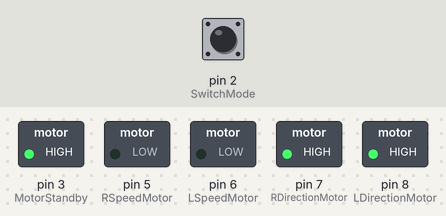
Bench run of a sketch on a simulated Arduino Uno, built with avr-gcc and run on an emulated ATmega328P. On the bench: switched loads named in the sketch (green lamp = pin HIGH). The test bench sets the inputs (shaded band); at power-on: pin 2 (SwitchMode) LOW.

Above: at 0.05 s.
At 3.0 s:
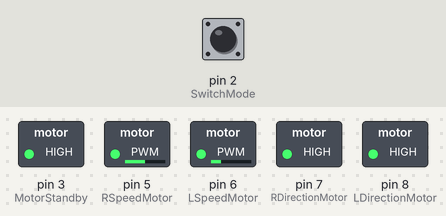
At 6.0 s:
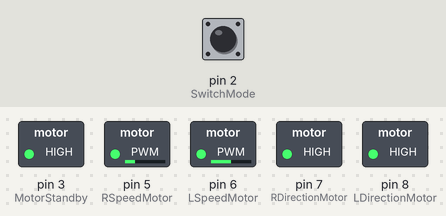
At 13.55 s:
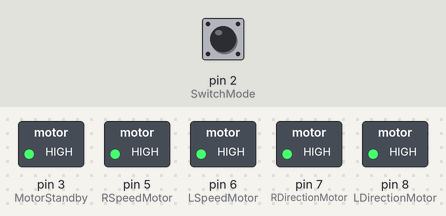
Timing chart, 0 to 15.6 s (numbered marks = the images above):
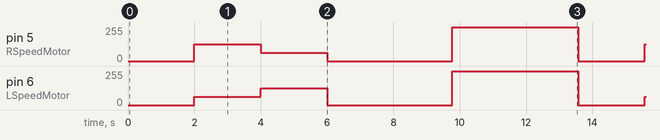

The sketch:

sketch_jul28a.ino
```cpp
/*
 * Nok Yin Lim - 28/7/2025
 * Simple rover movement tutorial sketch.
 */

// Pin number definitions:
#define camera1 0
#define camera2 1
#define SwitchMode 2 // Mode switch Input
#define MotorStandby 3 // Place H-Bridge in standby if LOW, run if HIGH
#define RSpeedMotor 5
#define LSpeedMotor 6 // Speed of the respective motors
#define RDirectionMotor 7
#define LDirectionMotor 8 // Control direction of motor. HIGH: forward; LOW: backward
#define USDetectorDirection 10
#define USDetector 13
#define USPulse 14
#define RLineSensor 0xa0
#define MLineSensor 0xa1
#define LLineSensor 0xa2

void turn(int turnTime, int turnSpeed = 255, bool clockwise = true) {
  // Turn the rover a certain number of degrees
  // clockwise = true for clockwise, false for anticlockwise

  // In order to turn the rover, the directions of the motors must be opposite of the other motor

  if (clockwise) {
    digitalWrite(RDirectionMotor, HIGH);
    digitalWrite(LDirectionMotor, LOW);
  } else {
    digitalWrite(RDirectionMotor, LOW);
    digitalWrite(LDirectionMotor, HIGH);
  }

  // Set speed to a predefined value
  analogWrite(RSpeedMotor, turnSpeed); // Full speed
  analogWrite(LSpeedMotor, turnSpeed); // Full speed

  delay(turnTime * 1000); // Wait for the turn duration

  // Stop the motors after turning
  analogWrite(RSpeedMotor, 0);
  analogWrite(LSpeedMotor, 0);
}

void forward(
  float timePeriod, // Time is in seconds
  int movementSpeed = 255,
  float leftMotor = 1, // 1 for on, 0 for off. Values in between will be multiplied by the speed
  float rightMotor = 1,
  bool reverse = false,
  bool stopAfterMovement = true
) {
  // Moves the rover forward for the specified length of time.

  // If reverse is true, it will move backward instead.
  if (reverse) {
    digitalWrite(RDirectionMotor, LOW);
    digitalWrite(LDirectionMotor, LOW);
  } else {
    digitalWrite(RDirectionMotor, HIGH);
    digitalWrite(LDirectionMotor, HIGH);
  }

  // Set the speed of the motors
  analogWrite(RSpeedMotor, movementSpeed * rightMotor);
  analogWrite(LSpeedMotor, movementSpeed * leftMotor);

  delay(timePeriod * 1000);

  if (stopAfterMovement) {
    analogWrite(RSpeedMotor, 0);
    analogWrite(LSpeedMotor, 0);
  }

}

bool accelerate(int accelerationTime, bool decelerate = false, int startSpeed = 0, int endSpeed = 255) {
  // Accelerates the rover to full speed in a given time period

  int speedIncrement = 1; // Speed increment for acceleration

  // If decelerate is true, it will decelerate instead of accelerating
  if (decelerate) {
    speedIncrement = -1; // Speed increment for deceleration
  }

  int currentSpeed = startSpeed; // Current speed of the left motor

  analogWrite(LSpeedMotor, currentSpeed);
  analogWrite(RSpeedMotor, currentSpeed);

  int steps = (endSpeed - startSpeed) / speedIncrement; // Number of steps to reach full speed

  if (steps <= 0) {
    // The acceleration or deceleration is not valid since the end speed is not greater than the start speed
    Serial.println("Invalid acceleration params. Please check the start and end speeds. \nStart speed: " + String(startSpeed) + ", End speed: " + String(endSpeed));
    return false;
  }

  int stepTime = accelerationTime * 1000 / steps; // Time for each step

  for (int i = 0; i < steps; i++) {
    currentSpeed += speedIncrement; // Increment the speed

    // Ensure the speed does not exceed the limits
    if (currentSpeed < 0) {
      currentSpeed = 0; // Minimum speed is 0
    } else if (currentSpeed > 255) {
      currentSpeed = 255; // Maximum speed is 255
    }
    analogWrite(LSpeedMotor, currentSpeed);
    analogWrite(RSpeedMotor, currentSpeed);

    delay(stepTime); // Wait for the step time
  }
  return true;
}

void stop() {
  analogWrite(LSpeedMotor, 0);
  analogWrite(RSpeedMotor, 0);
}

void setup() {
  // init values
  pinMode(SwitchMode, INPUT);
  pinMode(MotorStandby, OUTPUT);
  pinMode(RSpeedMotor, OUTPUT);
  pinMode(LSpeedMotor, OUTPUT);
  pinMode(RDirectionMotor, OUTPUT);
  pinMode(LDirectionMotor, OUTPUT);

  // Set the initial state of the motors
  analogWrite(RSpeedMotor, 0); // Set initial speed to 0
  analogWrite(LSpeedMotor, 0); // Set initial speed to 0
  digitalWrite(RDirectionMotor, HIGH); // Set initial direction to forward
  digitalWrite(LDirectionMotor, HIGH); // Set initial direction to forward
  digitalWrite(MotorStandby, HIGH); // Set motor to run mode

}

void movementTutorial() {
  #define FORWARD_SPEED 64
  #define TURN_SPEED 64

  forward(2, FORWARD_SPEED);

  forward(2, FORWARD_SPEED, true, true, true); // Move backward for 2 seconds

  forward(2, FORWARD_SPEED, true, false);

  forward(2, FORWARD_SPEED, false, true);

  turn(2, TURN_SPEED);
  turn(2, TURN_SPEED, false);
}

void speedControl() {

  forward(2, 255, 0.25, 0.5);

  forward(2, 255, 0.5, 0.25);

  delay(2000);

  accelerate(2, false, 0, 255); // Accelerate to full speed
  delay(2000);
  accelerate(2, true, 255, 0); // Decelerate

  stop();

}

void loop() {

  // Move the rover in the following way
  /*
  forward 2s
  backward 2s
  left forward 2s
  right forward 2s
  spin clockwise 2s
  spin anticlockwise 2s
  */


  while (digitalRead(SwitchMode) == 1) {
    // The motor is in standby; do nothing
    delay(100);
  }

  delay(2000);

  speedControl();

}
```

Measured:
- by itself, pin 5 (RSpeedMotor): 0/255 → 127/255 at 2.0 s, → 63/255 2.0 s later, → 0/255 2.0 s later, → 255/255 3.8 s later, … (15 changes in this stretch)
- by itself, pin 6 (LSpeedMotor): 0/255 → 63/255 at 2.0 s, → 127/255 2.0 s later, → 0/255 2.0 s later, → 255/255 3.8 s later, … (15 changes in this stretch)
